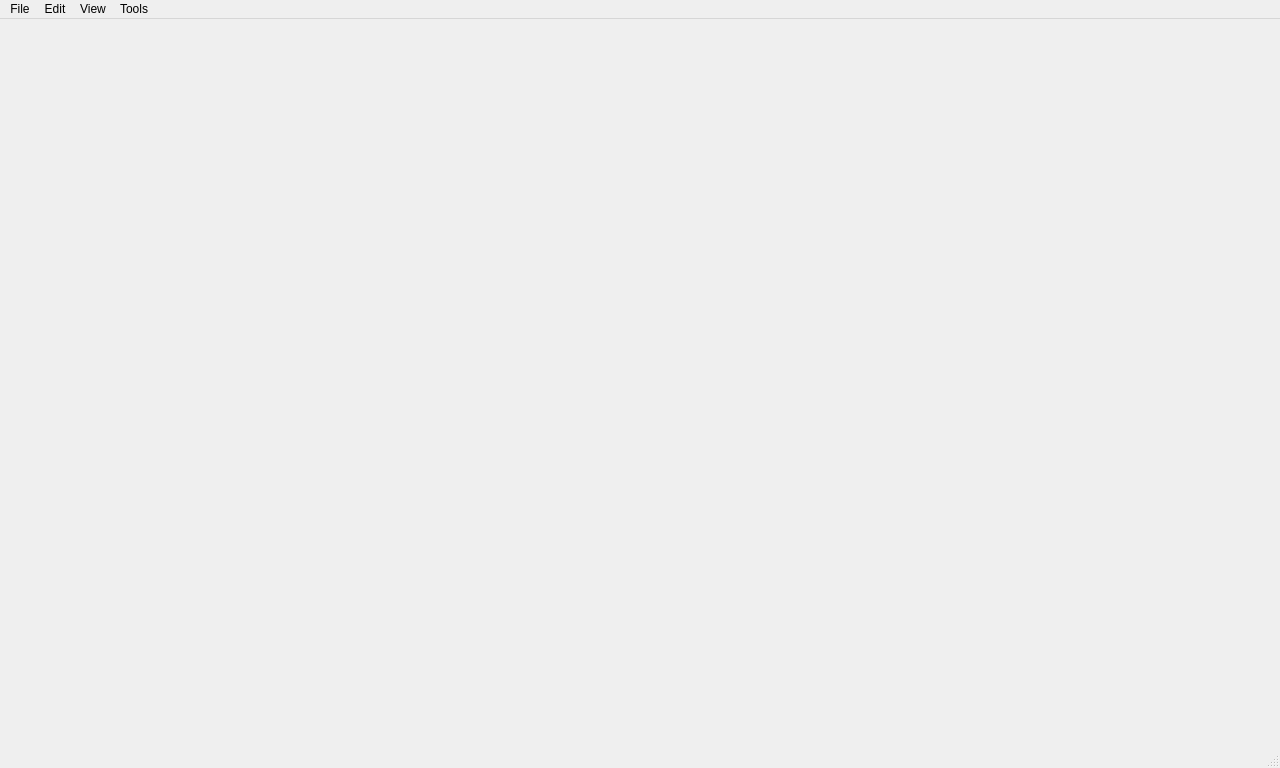
<?xml version="1.0" encoding="UTF-8"?>
<ui version="4.0">
 <class>MainWindow</class>
 <widget class="QMainWindow" name="MainWindow">
  <property name="geometry">
   <rect>
    <x>0</x>
    <y>0</y>
    <width>1280</width>
    <height>768</height>
   </rect>
  </property>
  <property name="windowTitle">
   <string>CK-CMD Havok Tool</string>
  </property>
  <widget class="QWidget" name="centralWidget">
   <layout class="QHBoxLayout" name="horizontalLayout">
    <item>
     <widget class="QWidget" name="dockContainer" native="true">
      <property name="sizePolicy">
       <sizepolicy hsizetype="Expanding" vsizetype="Preferred">
        <horstretch>0</horstretch>
        <verstretch>0</verstretch>
       </sizepolicy>
      </property>
     </widget>
    </item>
   </layout>
  </widget>
  <widget class="QMenuBar" name="menuBar">
   <property name="geometry">
    <rect>
     <x>0</x>
     <y>0</y>
     <width>1280</width>
     <height>22</height>
    </rect>
   </property>
   <widget class="QMenu" name="menuView">
    <property name="title">
     <string>View</string>
    </property>
   </widget>
   <widget class="QMenu" name="menuFile">
    <property name="title">
     <string>File</string>
    </property>
   </widget>
   <widget class="QMenu" name="menuEdit">
    <property name="title">
     <string>Edit</string>
    </property>
   </widget>
   <widget class="QMenu" name="menuTools">
    <property name="title">
     <string>Tools</string>
    </property>
   </widget>
   <addaction name="menuFile"/>
   <addaction name="menuEdit"/>
   <addaction name="menuView"/>
   <addaction name="menuTools"/>
  </widget>
  <widget class="QStatusBar" name="statusBar"/>
  <action name="actionTextureTool">
   <property name="text">
    <string>TextureTool</string>
   </property>
  </action>
 </widget>
 <layoutdefault spacing="6" margin="11"/>
 <resources/>
 <connections/>
</ui>
